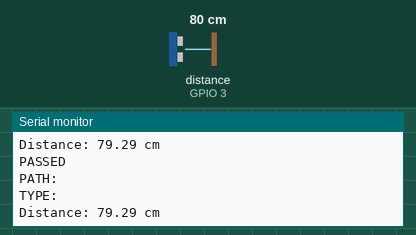
Simulated run of this program. Board: Seeed XIAO ESP32-S3. On the bench: the last lines printed to the serial monitor. The test bench sets the inputs (shaded band); at power-on: distance to the obstacle (sensor on GPIO 3) 80 cm. The echo pulse lasts 58.3 µs per cm; WiFi joins after 1.5 s; servers stay silent unless stated.

Above: at 15.0 s.
15.1 s: distance to the obstacle (sensor on GPIO 3) set to 2 cm
At 15.49 s:
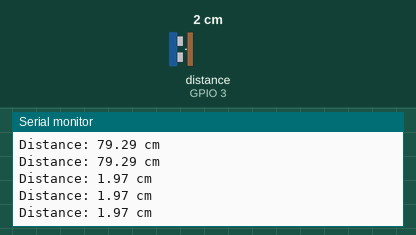
16.6 s: distance to the obstacle (sensor on GPIO 3) set to 4 cm
At 16.92 s:
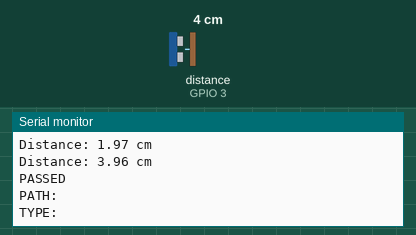
Timing chart, 0 to 19.6 s (numbered marks = the images above; inputs shaded):
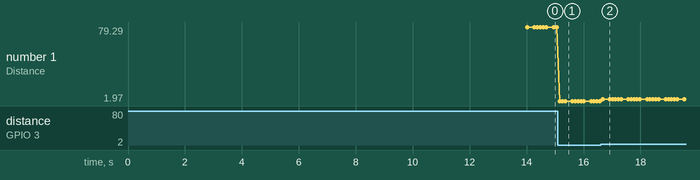

Measured:
- after the input at 15.1 s, the serial monitor: prints a new line after 0.06 s (image 1)
- after the input at 16.6 s, the serial monitor: prints a new line after 0.07 s (image 2)
- plotted number 1: 79.29 → 1.97 after the input at 15.1 s, 1.97 → 3.96 after the input at 16.6 s

The program:

main.cpp
```cpp
#include <Arduino.h>
#include <WiFi.h>
#include <Firebase_ESP_Client.h>

#include "addons/TokenHelper.h"
// Provide the RTDB payload printing info and other helper functions.
#include "addons/RTDBHelper.h"

const char *ssid = "UW MPSK";
const char *password = "K!(t7n4$#j";                                                  // Replace with your network password
#define DATABASE_URL "https://esp32-firebase-demo-4050d-default-rtdb.firebaseio.com/" // Replace with your database URL
#define API_KEY "AIzaSyBMNLogIIb-VXE5o80XCPwYXDesqyfpwCg"                             // Replace with your API key
#define STAGE_INTERVAL 12000                                                          // 12 seconds each stage
#define MAX_WIFI_RETRIES 5                                                            // Maximum number of WiFi connection retries

int uploadInterval = 500; // 1 seconds each upload
// int uploadIntervals[] = {500, 1000, 2000, 3000, 4000}; // intervals in milliseconds for 2 Hz, 1 Hz, 0.5 Hz, 0.333 Hz, and 0.25 Hz
int currentIntervalIndex = 0;

// Define Firebase Data object
FirebaseData fbdo;

FirebaseAuth auth;
FirebaseConfig config;

unsigned long sendDataPrevMillis = 0;
int count = 0;
bool signupOK = false;

// HC-SR04 Pins
const int trigPin = 2;
const int echoPin = 3;

// Define sound speed in cm/usec
const float soundSpeed = 0.034;

// Function prototypes
float measureDistance();
void connectToWiFi();
void initFirebase();
void sendDataToFirebase(float distance);

void setup()
{
  // put your setup code here, to run once:
  Serial.begin(115200);

  pinMode(trigPin, OUTPUT);
  pinMode(echoPin, INPUT);

  // Define upload intervals for different frequencies
  int uploadIntervals[] = {500, 1000, 2000, 3000, 4000}; // intervals in milliseconds for 2 Hz, 1 Hz, 0.5 Hz, 0.333 Hz, and 0.25 Hz
  int numberOfIntervals = sizeof(uploadIntervals) / sizeof(uploadIntervals[0]);

  // First, we let the device run for 12 seconds without doing anything
  Serial.println("Running for 12 seconds without doing anything...");
  delay(STAGE_INTERVAL);

  // Second, we start with the ultrasonic sensor only
  Serial.println("Measuring distance for 12 seconds...");
  for (int i = 0; i < numberOfIntervals; i++)
  {
    uploadInterval = uploadIntervals[i]; // Set the current upload interval
    Serial.print("Setting upload interval to ");
    Serial.print(uploadInterval);
    Serial.println(" milliseconds.");

    // Now, turn on WiFi and keep measuring
    Serial.println("Turning on WiFi and measuring for 12 seconds...");
    connectToWiFi();

    // Now, turn on Firebase and send data with distance measurements
    Serial.println("Turning on Firebase and sending data...");
    initFirebase();
    unsigned long startTime = millis();
    while (millis() - startTime < STAGE_INTERVAL)
    {
      float currentDistance = measureDistance();
      if (millis() - sendDataPrevMillis > uploadInterval)
      {
        sendDataToFirebase(currentDistance);
        sendDataPrevMillis = millis();
      }
      delay(100); // Delay between measurements
    }

    // Disconnect WiFi before changing the interval
    WiFi.disconnect();
  }

  // Go to deep sleep for 12 seconds
  Serial.println("Going to deep sleep for 12 seconds...");
  esp_sleep_enable_timer_wakeup(STAGE_INTERVAL * 1000); // in microseconds
  esp_deep_sleep_start();
}

void loop()
{
  // This is not used
}

float measureDistance()
{
  digitalWrite(trigPin, LOW);
  delayMicroseconds(2);
  digitalWrite(trigPin, HIGH);
  delayMicroseconds(10);
  digitalWrite(trigPin, LOW);

  long duration = pulseIn(echoPin, HIGH);
  float distance = duration * soundSpeed / 2;

  Serial.print("Distance: ");
  Serial.print(distance);
  Serial.println(" cm");
  return distance;
}

void connectToWiFi()
{
  // Print the device's MAC address.
  Serial.println(WiFi.macAddress());
  WiFi.begin(ssid, password);
  Serial.println("Connecting to WiFi");
  int wifiCnt = 0;
  while (WiFi.status() != WL_CONNECTED)
  {
    delay(1000);
    Serial.print(".");
    wifiCnt++;
    if (wifiCnt > MAX_WIFI_RETRIES)
    {
      Serial.println("WiFi connection failed");
      ESP.restart();
    }
  }
  Serial.println("Connected to WiFi");
  Serial.print("IP Address: ");
  Serial.println(WiFi.localIP());
}

void initFirebase()
{
  /* Assign the api key (required) */
  config.api_key = API_KEY;

  /* Assign the RTDB URL (required) */
  config.database_url = DATABASE_URL;

  /* Sign up */
  if (Firebase.signUp(&config, &auth, "", ""))
  {
    Serial.println("ok");
    signupOK = true;
  }
  else
  {
    Serial.printf("%s\n", config.signer.signupError.message.c_str());
  }

  /* Assign the callback function for the long running token generation task */
  config.token_status_callback = tokenStatusCallback; // see addons/TokenHelper.h

  Firebase.begin(&config, &auth);
  Firebase.reconnectNetwork(true);
}

void sendDataToFirebase(float distance)
{
  if (Firebase.ready() && signupOK && (millis() - sendDataPrevMillis > uploadInterval || sendDataPrevMillis == 0))
  {
    sendDataPrevMillis = millis();
    // Write an Float number on the database path test/float
    if (Firebase.RTDB.pushFloat(&fbdo, "test/distance", distance))
    {
      Serial.println("PASSED");
      Serial.print("PATH: ");
      Serial.println(fbdo.dataPath());
      Serial.print("TYPE: ");
      Serial.println(fbdo.dataType());
    }
    else
    {
      Serial.println("FAILED");
      Serial.print("REASON: ");
      Serial.println(fbdo.errorReason());
    }
    count++;
  }
}
```
